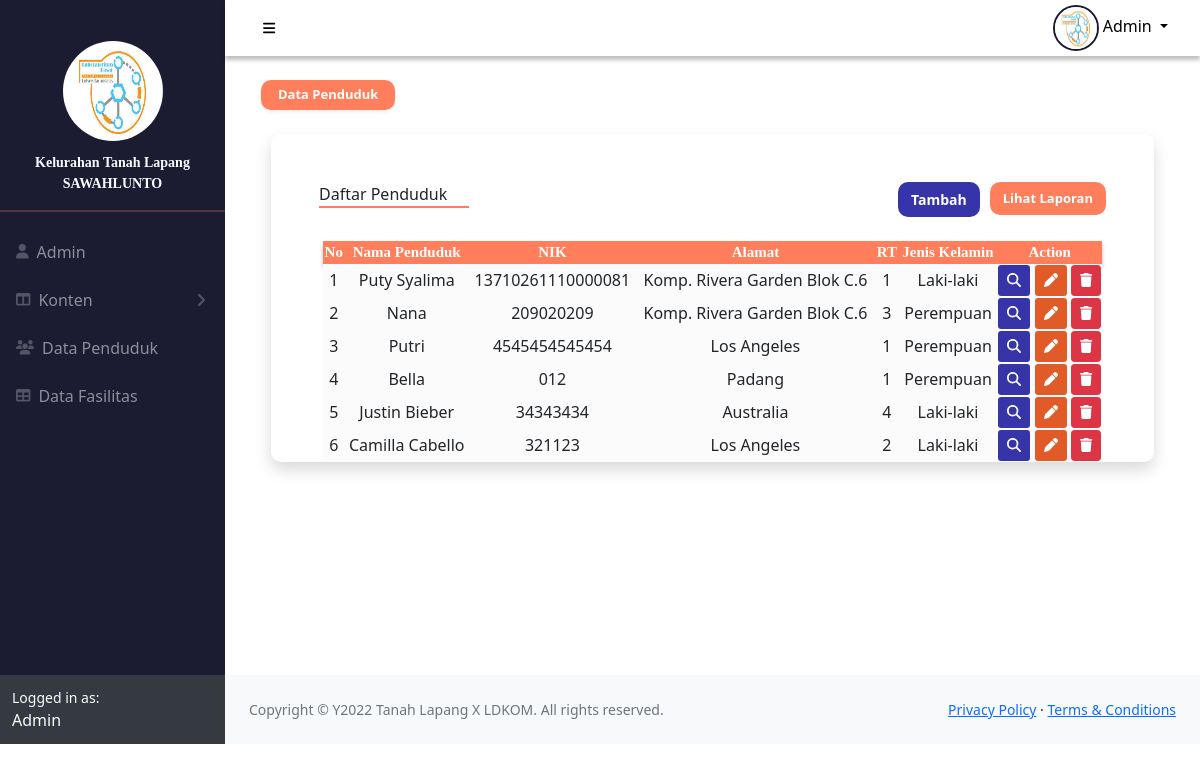
Screenshot of /main.php?p=penduduk.index (signed in) with the database file from the repository.
### tables this page shows
CREATE TABLE `user` (
  `id` int(100) NOT NULL,
  `uname` varchar(1000) NOT NULL,
  `pass` varchar(1000) NOT NULL,
  `role` varchar(1000) NOT NULL,
  `nama` varchar(1000) NOT NULL,
  `nip` int(100) NOT NULL,
  `jabatan` varchar(1000) NOT NULL,
  `nohp` varchar(1000) DEFAULT NULL,
  `alamat` varchar(1000) DEFAULT NULL,
  `foto` varchar(1000) DEFAULT NULL
);

CREATE TABLE `penduduk` (
  `id` int(11) NOT NULL,
  `nama` varchar(1000) NOT NULL,
  `nik` varchar(1000) NOT NULL,
  `tgl_kk` date DEFAULT NULL,
  `nokk` varchar(1000) DEFAULT NULL,
  `tgl_lahir` date NOT NULL,
  `id_jk` int(11) NOT NULL,
  `umur` int(11) DEFAULT NULL,
  `alamat` varchar(1000) DEFAULT NULL,
  `id_rt` int(11) NOT NULL,
  `id_rw` int(11) NOT NULL,
  `pekerjaan` varchar(1000) DEFAULT NULL,
  `foto` varchar(1000) DEFAULT NULL,
  `created` date DEFAULT NULL
);

CREATE TABLE `rt` (
  `id_rt` int(11) NOT NULL,
  `rt` int(11) NOT NULL
);

CREATE TABLE `jk` (
  `id_jk` int(11) NOT NULL,
  `jenis` varchar(1000) NOT NULL
);

### process/penduduk/index.php (the view, shortened to what this page needs)
<div class="container">
  <div class="content p-4">
    <nav aria-label="breadcrumb">
      <ol class="breadcrumb">
        <li class="active" aria-current="page">
          <a href="?p=penduduk.index" class="btn btn-sm shadow-sm px-3" style="background-color: #ff7f5c; color: #fff; font-weight: bold; font-size: 13px;border-radius: 10px;">
            Data Penduduk
          </a>
        </li>
      </ol>
    </nav>
    <div class="row mt-4" style="margin-left: 10px; margin-right: 10px">
    <div class="card shadow mb-5" style="box-shadow: 10px; border-radius: 10px; border: none">
      <div class="row mx-4 mt-5">
        <div class="col-6">
          <div class="title ps-0" style="border-bottom: 2px solid #ff7f5c; width: 150px">
          Daftar Penduduk
          </div>
        </div>
        <div class="col-6">
          <a href="?p=penduduk.laporan-penduduk" class="btn float-end" style="background-color: #ff7f5c; color: #fff; font-weight: bold; font-size: 13px;border-radius: 10px;">Lihat Laporan</a>
          <a href="?p=penduduk.add" class="btn float-end" style="background-color: #3734a9; color: #fff; font-size: 14px; font-weight: bold; border-radius: 10px; margin-right: 10px;">
            Tambah
          </a>
        </div>
      </div>
      <div class="row mt-4" style="margin-left: 40px; margin-right: 40px">
        <table id="datatablesSimple" style="border: transparent;">
            <thead style="background-color: #FF7F5C; color: white;font-family: Public Sans;font-size: 15px;line-height: 21px;text-align: left; box-shadow: 0px 4px 4px rgba(0, 0, 0, 0.25);">
                <tr>
                    <th>No</th>
                    <th>Nama Penduduk</th>
                    <th>NIK</th>
                    <th>Alamat</th>
                    <th>RT</th>
                    <th>Jenis Kelamin</th>
                    <th>Action</th>
                </tr>
            </thead>
            <tbody style="background-color: #FBFBFB;">
                <?php
                $sql = "SELECT *FROM penduduk a
                       JOIN jk b ON (a.id_jk=b.id_jk)
                        JOIN rt c ON (a.id_rt=c.id_rt) ORDER BY a.id DESC
                        ";
                $res = $conn->query($sql);
                $no = 0;
                foreach ($res as $row => $data)
                {
                    $no++;
                ?>
            <tr>
                <td><?php echo $no; ?></td>
                <td><?php echo $data['nama']; ?></td>
                <td><?php echo $data['nik']; ?></td>
                <td><?php echo $data['alamat']; ?></td>
                <td><?php echo $data['rt']; ?></td>
                <td><?php echo $data['jenis']; ?></td>
                <td>
                <a href="?p=penduduk.detail&id=<?php echo $data['id']; ?>" class="btn btn-sm" style="background-color: #3734a9"><i class="fa fa-search" style="color: #fff"></i></a>
                <a href="?p=penduduk.edit&id=<?php echo $data['id']; ?>" class="btn btn-sm" style="background-color: #e15b29"><span class="fa fa-pen text-white"></span></a>
                <a href="?p=penduduk.delete&id=<?php echo $data['id']; ?>" onclick="return confirm('Apakah anda yakin menghapus data penduduk?')" class="btn btn-sm btn-danger" title="Delete Data"><span class="fa fa-trash"></span></a>
                </td>
            </tr>
            <?php
                }
            ?>
        </tbody>
    </table>
</div>
</div>
</div>
</div>

### main.php (shortened to what this page needs)
<?php
    require_once ('connect.php');
    $id= $_SESSION['id'];
    $sql = "SELECT * FROM user WHERE id = '$id' LIMIT 1";
    $res = $conn->query($sql);
    $data = $res->fetch_assoc();
?>
<!DOCTYPE html>
<html lang="en">
  <head>
        <link href="https://cdn.jsdelivr.net/npm/simple-datatables@latest/dist/style.css" rel="stylesheet" />
        <link href="css/styles.css" rel="stylesheet" />
        <link href="assets/font-awesome/css/font-awesome.min.css" rel="stylesheet" type="text/css">
    </head>
  <body class="sb-sidenav-collapse-arrow">
    <div id="layoutSidenav">
      <div id="layoutSidenav_nav">
        <nav
          class="sb-sidenav accordion sb-sidenav-dark"
          id="sidenavAccordion"
          style="color: #fafbff"
        >
          <div class="sb-sidenav-menu" style="background-color: #1b1c31">
            <div class="nav">
              <img class="avasidebar" src="assets/img/admin/<?php echo $data['foto']; ?>" alt="Foto Profil" />
              <div
                class="small"
                style="
                  margin: auto;
                  font-weight: bolder;
                  padding-top: 5%;
                  font-family: Manrope;
                "
              >
                Kelurahan Tanah Lapang
              </div>
              <div
                class="small"
                style="margin: auto; font-weight: bolder; font-family: Manrope"
              >
                SAWAHLUNTO
              </div>
              <hr style="border: 1px solid #ff7f5c" />
              <a class="nav-link" href="?p=user.index">
                <div class="sb-nav-link-icon">
                  <i class="fa fa-user"></i>
                </div>
                Admin
              </a>
              <a
                class="nav-link collapsed"
                href="#"
                data-bs-toggle="collapse"
                data-bs-target="#collapseLayouts"
                aria-expanded="false"
                aria-controls="collapseLayouts"
              >
                <div class="sb-nav-link-icon">
                  <i class="fa fa-columns"></i>
                </div>
                Konten
                <div class="sb-sidenav-collapse-arrow">
                  <i class="fa fa-angle-down"></i>
                </div>
              </a>
              <a class="nav-link" href="?p=penduduk.index">
                <div class="sb-nav-link-icon">
                  <i class="fa fa-users"></i>
                </div>
                Data Penduduk
              </a>
              <a class="nav-link" href="?p=fasilitas.index">
                <div class="sb-nav-link-icon"><i class="fa fa-table"></i></div>
                Data Fasilitas
              </a>
            </div>
          </div>
          <div class="sb-sidenav-footer">
            <div class="small">Logged in as:</div>
            Admin
          </div>
        </nav>
      </div>
      <div id="layoutSidenav_content">
        <nav class="sb-topnav navbar navbar-expand">
          <button
            class="btn btn-link btn-sm order-1 order-lg-0 me-4 me-lg-0 text-black"
            id="sidebarToggle"
            href="#!"
            style="margin: 3%"
          >
            <i class="fa fa-bars"></i>
          </button>
          <ul class="navbar-nav ms-auto ms-md-0 me-3 me-lg-4">
            <li class="nav-item dropdown">
              <a
                class="nav-link dropdown-toggle text-black"
                id="navbarDropdown"
                href="#"
                role="button"
                data-bs-toggle="dropdown"
                aria-expanded="false"
              >
                <img class="avapp" src="assets/img/admin/<?php echo $data['foto']; ?>"/>
                Admin
              </a>
            </li>
          </ul>
        </nav>
        <main>
          <?php
                if ($_SESSION['role'] === 'admin')
                {
                    if( isset($_GET['p']) && strlen($_GET['p']) > 0 )
                    {
                        $p = str_replace(".","/",$_GET['p']).".php";
                    } else {
                        $p = "home.php";
                    } if( file_exists("process/".$p) )
                    {
                        include("process/".$p);
                    } else {
                        include("process/home.php");
                    }
                 }
            ?>
        </main>
        <footer class="py-4 bg-light mt-auto">
          <div class="container-fluid px-4">
            <div
              class="d-flex align-items-center justify-content-between small"
            >
              <div class="text-muted">
                Copyright &copy Y2022 Tanah Lapang X LDKOM. All rights reserved.
              </div>
              <div>
                <a href="#">Privacy Policy</a>
                &middot;
                <a href="#">Terms &amp; Conditions</a>
              </div>
            </div>
          </div>
        </footer>
      </div>
    </div>
  </body>
</html>

### process/penduduk/index.php (style rules this page uses)
tr td:last-child { width: 1%; white-space: nowrap; }
th { text-align: center; }

### rows the page displays
user: foto (picture)
penduduk: nama "Puty Syalima", nik "13710261110000081", alamat "Komp. Rivera Garden Blok C.6", id_rt.rt "1", id_jk.jenis "Laki-laki"
penduduk: nama "Nana", nik "209020209", alamat "Komp. Rivera Garden Blok C.6", id_rt.rt "3", id_jk.jenis "Perempuan"
penduduk: nama "Putri", nik "4545454545454", alamat "Los Angeles", id_rt.rt "1", id_jk.jenis "Perempuan"
penduduk: nama "Bella", nik "012", alamat "Padang", id_rt.rt "1", id_jk.jenis "Perempuan"
penduduk: nama "Justin Bieber", nik "34343434", alamat "Australia", id_rt.rt "4", id_jk.jenis "Laki-laki"
penduduk: nama "Camilla Cabello", nik "321123", alamat "Los Angeles", id_rt.rt "2", id_jk.jenis "Laki-laki"
